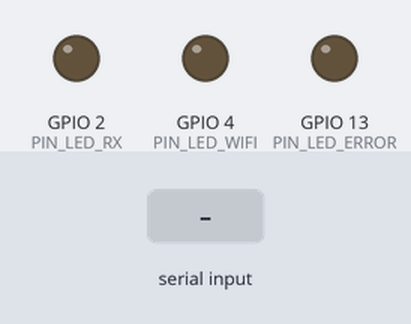
Bench run of a sketch on a simulated ESP32. On the bench: output pins drawn as LEDs (lit = HIGH). The test bench sets the inputs (shaded band). WiFi joins after 1.5 s; servers stay silent unless stated; uploads are accepted with an empty reply; what the sketch prints to the serial monitor is not drawn.

Above: at 1.3 s.
1.4 s: "STATUS\n" received over Serial
3.1 s: "TEST\n" received over Serial
At 3.8 s:
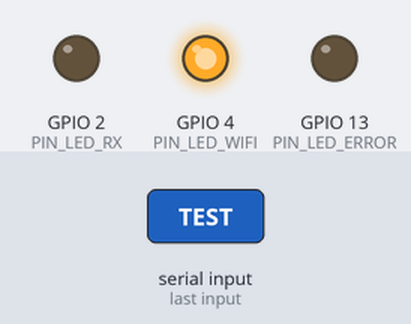
4.6 s: "HELP\n" received over Serial
Timing chart, 0 to 7.6 s (numbered marks = the images above; inputs shaded):
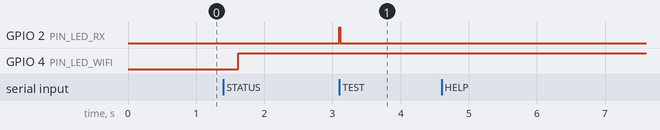

The sketch:

gateway_bridge.ino
```cpp
/**
 * MineGuard ESP32 Edge Gateway Bridge
 * Smart India Hackathon 2026 (Problem Statement 26025)
 * Moonidih Colliery Central Gateway (Node 3 / Surface Station)
 *
 * Features:
 * - 2.4 GHz ESP-NOW Mesh Packet Listener (Promiscuous & Unicast)
 * - CRC-16 CCITT Verification & Corruption Rejection
 * - Sequence Monotonicity & Deduplication Tracking
 * - Dual Stream Forwarding:
 *   1. High-speed USB Serial Bridge (115200 baud, newline-delimited JSON)
 *   2. Optional WiFi Station HTTP POST -> Surface Server (POST /api/readings)
 * - Interactive Serial Diagnostic Console (STATUS, DUMP, PING, TEST)
 */

#include <Arduino.h>
#include <WiFi.h>
#include <esp_now.h>
#include <esp_wifi.h>
#include <HTTPClient.h>

#include "config.h"
#include "mesh_packet.h"

// Gateway Performance & Reliability Counters
struct GatewayStats {
    uint32_t packets_received;
    uint32_t packets_valid;
    uint32_t packets_forwarded;
    uint32_t crc_errors;
    uint32_t duplicate_drops;
    uint32_t http_successes;
    uint32_t http_failures;
    uint32_t uptime_sec;
};

// Node Sequence Tracking for Deduplication
struct NodeTracker {
    char node_id[8];
    uint32_t last_sequence;
    uint32_t last_seen_ms;
    int16_t last_rssi;
};

static GatewayStats stats = {0};
static NodeTracker node_table[MAX_TRACKED_NODES];
static uint8_t tracked_node_count = 0;

// Circular Buffer for Outbound REST Queue (Non-blocking gateway flow)
#define PACKET_QUEUE_SIZE 16
static MeshPacket packet_queue[PACKET_QUEUE_SIZE];
static volatile uint8_t queue_head = 0;
static volatile uint8_t queue_tail = 0;

bool enqueue_packet(const MeshPacket *pkt) {
    uint8_t next_head = (queue_head + 1) % PACKET_QUEUE_SIZE;
    if (next_head == queue_tail) {
        return false; // Queue full
    }
    memcpy(&packet_queue[queue_head], pkt, sizeof(MeshPacket));
    queue_head = next_head;
    return true;
}

bool dequeue_packet(MeshPacket *pkt) {
    if (queue_head == queue_tail) {
        return false; // Queue empty
    }
    memcpy(pkt, &packet_queue[queue_tail], sizeof(MeshPacket));
    queue_tail = (queue_tail + 1) % PACKET_QUEUE_SIZE;
    return true;
}

// Convert MeshPacket to Canonical MineGuard JSON
String formatJsonPayload(const MeshPacket *pkt) {
    float tilt_x = (float)pkt->tilt_x_centi_deg / 100.0f;
    float tilt_y = (float)pkt->tilt_y_centi_deg / 100.0f;
    float temp_c = (float)pkt->temp_centi_c / 100.0f;
    float vib_g = (float)pkt->vibration_milli_g / 1000.0f;
    float batt_v = (float)pkt->battery_mv / 1000.0f;
    float disp_mm = (float)pkt->displacement_mm_x10 / 10.0f;

    String json = "{";
    json += "\"node_id\":\"" + String(pkt->node_id) + "\",";
    json += "\"gateway_id\":\"" + String(GATEWAY_NODE_ID) + "\",";
    json += "\"sequence\":" + String(pkt->sequence) + ",";
    json += "\"hop_count\":" + String(pkt->hop_count) + ",";
    json += "\"tilt_x_deg\":" + String(tilt_x, 3) + ",";
    json += "\"tilt_y_deg\":" + String(tilt_y, 3) + ",";
    json += "\"temperature_C\":" + String(temp_c, 1) + ",";
    json += "\"battery_v\":" + String(batt_v, 2) + ",";
    json += "\"vibration_g\":" + String(vib_g, 3) + ",";
    json += "\"displacement\":" + String(disp_mm, 2) + ",";
    json += "\"status_flags\":" + String(pkt->status_flags) + ",";
    json += "\"rssi\":" + String(pkt->rssi);
    json += "}";
    return json;
}

// Forward JSON to Surface Server via HTTP POST
bool sendHttpPost(const String &jsonPayload) {
    if (WiFi.status() != WL_CONNECTED) {
        return false;
    }

    HTTPClient http;
    http.begin(BACKEND_INGEST_URL);
    http.setTimeout(BACKEND_TIMEOUT_MS);
    http.addHeader("Content-Type", "application/json");

    int httpCode = http.POST(jsonPayload);
    bool success = (httpCode >= 200 && httpCode < 300);

    if (success) {
        stats.http_successes++;
    } else {
        stats.http_failures++;
        Serial.printf("[GATEWAY-HTTP] Failed (Code: %d)\n", httpCode);
    }

    http.end();
    return success;
}

// ESP-NOW Receive Callback
void onDataRecv(const uint8_t *mac, const uint8_t *data, int len) {
    stats.packets_received++;

    // 1. Validate payload length
    if (len != sizeof(MeshPacket)) {
        stats.crc_errors++;
        digitalWrite(PIN_LED_ERROR, HIGH);
        delayMicroseconds(500);
        digitalWrite(PIN_LED_ERROR, LOW);
        return;
    }

    const MeshPacket *pkt = (const MeshPacket*)data;

    // 2. Validate Magic Bytes and CRC-16 Checksum
    if (!validate_packet(pkt)) {
        stats.crc_errors++;
        Serial.printf("[GATEWAY-CRC-FAIL] Dropping corrupted packet from %s (CRC: 0x%04X)\n",
                      pkt->node_id, pkt->crc16);
        digitalWrite(PIN_LED_ERROR, HIGH);
        delayMicroseconds(500);
        digitalWrite(PIN_LED_ERROR, LOW);
        return;
    }

    // 3. Deduplication and Monotonic Sequence Check
    bool is_duplicate = false;
    int tracked_idx = -1;

    for (int i = 0; i < tracked_node_count; i++) {
        if (strncmp(node_table[i].node_id, pkt->node_id, sizeof(pkt->node_id)) == 0) {
            tracked_idx = i;
            if (pkt->sequence <= node_table[i].last_sequence && (node_table[i].last_sequence - pkt->sequence < 1000)) {
                is_duplicate = true;
            }
            break;
        }
    }

    if (is_duplicate) {
        stats.duplicate_drops++;
        return; // Drop duplicate transmission
    }

    // Update Node Tracking Table
    if (tracked_idx >= 0) {
        node_table[tracked_idx].last_sequence = pkt->sequence;
        node_table[tracked_idx].last_seen_ms = millis();
        node_table[tracked_idx].last_rssi = pkt->rssi;
    } else if (tracked_node_count < MAX_TRACKED_NODES) {
        strncpy(node_table[tracked_node_count].node_id, pkt->node_id, sizeof(node_table[0].node_id));
        node_table[tracked_node_count].last_sequence = pkt->sequence;
        node_table[tracked_node_count].last_seen_ms = millis();
        node_table[tracked_node_count].last_rssi = pkt->rssi;
        tracked_node_count++;
    }

    stats.packets_valid++;

    // Visual RX flash
    digitalWrite(PIN_LED_RX, HIGH);

    // 4. Stream 1: Forward over high-speed USB Serial Bridge
    String jsonString = formatJsonPayload(pkt);
    if (ENABLE_SERIAL_FORWARD) {
        Serial.println(jsonString);
    }

    // 5. Stream 2: Enqueue for WiFi HTTP REST Forwarder
    if (ENABLE_WIFI_REST_FORWARD) {
        enqueue_packet(pkt);
    }

    stats.packets_forwarded++;
    digitalWrite(PIN_LED_RX, LOW);
}

void setup() {
    Serial.begin(SERIAL_BAUD_RATE);
    delay(100);

    Serial.println("\n========================================================");
    Serial.println("  MineGuard ESP32 Edge Gateway Bridge (Node 3)");
    Serial.println("  Smart India Hackathon 2026 (Problem Statement 26025)");
    Serial.println("========================================================");

    pinMode(PIN_LED_RX, OUTPUT);
    pinMode(PIN_LED_ERROR, OUTPUT);
    pinMode(PIN_LED_WIFI, OUTPUT);
    digitalWrite(PIN_LED_RX, LOW);
    digitalWrite(PIN_LED_ERROR, LOW);
    digitalWrite(PIN_LED_WIFI, LOW);

    // Initialize WiFi in Dual Station Mode
    WiFi.mode(WIFI_STA);
    esp_wifi_set_channel(ESPNOW_WIFI_CHANNEL, WIFI_SECOND_CHAN_NONE);

    // Attempt optional WiFi connection if configured
    if (ENABLE_WIFI_REST_FORWARD && strlen(MINE_WIFI_SSID) > 0) {
        Serial.printf("[WIFI] Connecting to '%s'...\n", MINE_WIFI_SSID);
        WiFi.begin(MINE_WIFI_SSID, MINE_WIFI_PASS);
    }

    // Initialize ESP-NOW
    if (esp_now_init() != ESP_OK) {
        Serial.println("[ESPNOW] Init failed on Gateway!");
    } else {
        esp_now_register_recv_cb(onDataRecv);
        Serial.printf("[ESPNOW] Receiver active on 2.4 GHz Channel %d.\n", ESPNOW_WIFI_CHANNEL);
    }

    Serial.println("[GATEWAY] Ready. Listening for ESP-NOW MeshPackets...\n");
}

void loop() {
    // 1. Maintain WiFi Status LED
    if (WiFi.status() == WL_CONNECTED) {
        digitalWrite(PIN_LED_WIFI, HIGH);
    } else {
        digitalWrite(PIN_LED_WIFI, LOW);
    }

    // 2. Process Outbound REST Queue
    MeshPacket queued_pkt;
    if (dequeue_packet(&queued_pkt)) {
        if (WiFi.status() == WL_CONNECTED) {
            String json = formatJsonPayload(&queued_pkt);
            sendHttpPost(json);
        }
    }

    // 3. Handle Interactive Serial Commands from USB
    if (Serial.available()) {
        String cmd = Serial.readStringUntil('\n');
        cmd.trim();
        cmd.toUpperCase();

        if (cmd == "STATUS") {
            Serial.println("\n--- GATEWAY STATUS ---");
            Serial.printf("Packets RX: %u | Valid: %u | Forwarded: %u\n",
                          stats.packets_received, stats.packets_valid, stats.packets_forwarded);
            Serial.printf("CRC Errors: %u | Duplicate Drops: %u\n",
                          stats.crc_errors, stats.duplicate_drops);
            Serial.printf("HTTP Posts: %u Success / %u Failed\n",
                          stats.http_successes, stats.http_failures);
            Serial.printf("Active Mesh Nodes (%d):\n", tracked_node_count);
            for (int i = 0; i < tracked_node_count; i++) {
                Serial.printf("  - %s: Seq %u, RSSI %d dBm, Age %u ms\n",
                              node_table[i].node_id, node_table[i].last_sequence,
                              node_table[i].last_rssi, (uint32_t)(millis() - node_table[i].last_seen_ms));
            }
            Serial.println("----------------------\n");
        } else if (cmd == "TEST") {
            // Self-test injection of a mock MeshPacket
            MeshPacket testPkt;
            memset(&testPkt, 0, sizeof(MeshPacket));
            strncpy(testPkt.node_id, "NODE_01", sizeof(testPkt.node_id) - 1);
            strncpy(testPkt.gateway_id, "N3", sizeof(testPkt.gateway_id) - 1);
            testPkt.sequence = 999;
            testPkt.hop_count = 1;
            testPkt.tilt_x_centi_deg = 21;  // 0.21°
            testPkt.tilt_y_centi_deg = 13;  // 0.13°
            testPkt.tilt_mag_centi_deg = 25;// 0.25°
            testPkt.temp_centi_c = 2710;    // 27.1°C
            testPkt.vibration_milli_g = 40; // 0.040g
            testPkt.battery_mv = 3950;      // 3.95V
            testPkt.displacement_mm_x10 = 35; // 3.5mm
            finalize_packet(&testPkt);

            onDataRecv(NULL, (const uint8_t*)&testPkt, sizeof(MeshPacket));
        } else if (cmd == "HELP") {
            Serial.println("Supported Gateway Commands: STATUS, TEST, HELP");
        }
    }

    delay(10);
}
```

mesh_packet.h
```cpp
#ifndef MESH_PACKET_H
#define MESH_PACKET_H

#include <stdint.h>
#include <string.h>

/**
 * MineGuard ESP-NOW Mesh Packet Specification (SIH 2026 PS 26025)
 * Binary serialized telemetry payload transmitted over 2.4 GHz ESP-NOW wireless mesh.
 *
 * Strict struct packing ensures identical byte alignment between sender and receiver.
 * Maximum ESP-NOW payload is 250 bytes; this compact struct is 44 bytes.
 */

#define MINEGUARD_MAGIC_BYTE_0 0x4D // 'M'
#define MINEGUARD_MAGIC_BYTE_1 0x47 // 'G'
#define MINEGUARD_PROTOCOL_VERSION 0x01

// Packet Status Flags (Bitmask)
#define FLAG_ALARM_CRITICAL  (1 << 0) // Bit 0: Tilt or vibration exceeded critical limit
#define FLAG_ALARM_WARNING   (1 << 1) // Bit 1: Tilt or vibration in warning threshold
#define FLAG_LOW_BATTERY     (1 << 2) // Bit 2: Battery voltage < 3.3V (<15%)
#define FLAG_CRACK_TRIGGER   (1 << 3) // Bit 3: Hardware crack switch or shock trip
#define FLAG_RELAY_HOPPED    (1 << 4) // Bit 4: Packet was relayed by an intermediate node
#define FLAG_SENSOR_FAULT    (1 << 5) // Bit 5: MPU6050 or DS18B20 I2C/1-Wire read failure

#pragma pack(push, 1)
struct MeshPacket {
    uint8_t  magic[2];         // 0x4D, 0x47 ('MG')
    uint8_t  version;          // Protocol version (0x01)
    uint8_t  status_flags;     // Bitmask of status & alarm conditions
    char     node_id[8];       // Node ID null-terminated string (e.g. "NODE_01")
    char     gateway_id[8];    // Target or current gateway ID (e.g. "N3")
    uint32_t sequence;         // Incrementing transmission sequence counter
    uint8_t  hop_count;        // Number of relay hops traversed (0 = direct, max 5)
    int8_t   rssi;             // Signal strength in dBm (-30 to -95 dBm)
    int16_t  tilt_x_centi_deg; // Tilt X in centi-degrees (e.g. 125 = 1.25°)
    int16_t  tilt_y_centi_deg; // Tilt Y in centi-degrees (e.g. -85 = -0.85°)
    int16_t  tilt_mag_centi_deg;// Total composite vector tilt angle: sqrt(x^2 + y^2)
    int16_t  temp_centi_c;     // Temperature in centi-Celsius (e.g. 2680 = 26.8°C)
    uint16_t vibration_milli_g;// Dynamic vibration peak in milli-g (e.g. 45 = 0.045g)
    uint16_t battery_mv;       // Battery voltage in millivolts (e.g. 3920 = 3.92V)
    uint16_t displacement_mm_x10; // Estimated cumulative displacement in 0.1 mm
    uint16_t crc16;            // CCITT CRC-16 checksum across previous bytes
};
#pragma pack(pop)

/**
 * Standard CRC-16 CCITT Calculation (Polynomial 0x1021, Initial 0xFFFF)
 */
inline uint16_t calculate_crc16(const uint8_t *data, size_t length) {
    uint16_t crc = 0xFFFF;
    for (size_t i = 0; i < length; i++) {
        crc ^= (uint16_t)data[i] << 8;
        for (uint8_t j = 0; j < 8; j++) {
            if (crc & 0x8000) {
                crc = (crc << 1) ^ 0x1021;
            } else {
                crc = crc << 1;
            }
        }
    }
    return crc;
}

/**
 * Validates a received mesh packet's magic header and CRC-16
 */
inline bool validate_packet(const MeshPacket *pkt) {
    if (pkt->magic[0] != MINEGUARD_MAGIC_BYTE_0 || pkt->magic[1] != MINEGUARD_MAGIC_BYTE_1) {
        return false;
    }
    if (pkt->version != MINEGUARD_PROTOCOL_VERSION) {
        return false;
    }
    size_t payload_len = sizeof(MeshPacket) - sizeof(uint16_t);
    uint16_t calculated = calculate_crc16((const uint8_t*)pkt, payload_len);
    return calculated == pkt->crc16;
}

/**
 * Finalizes packet preparation: calculates and stamps the CRC16 field
 */
inline void finalize_packet(MeshPacket *pkt) {
    pkt->magic[0] = MINEGUARD_MAGIC_BYTE_0;
    pkt->magic[1] = MINEGUARD_MAGIC_BYTE_1;
    pkt->version = MINEGUARD_PROTOCOL_VERSION;
    size_t payload_len = sizeof(MeshPacket) - sizeof(uint16_t);
    pkt->crc16 = calculate_crc16((const uint8_t*)pkt, payload_len);
}

#endif // MESH_PACKET_H
```

config.h
```cpp
#ifndef GATEWAY_CONFIG_H
#define GATEWAY_CONFIG_H

#include <stdint.h>

/**
 * MineGuard ESP32 Edge Gateway Bridge Configuration
 * Smart India Hackathon 2026 (Problem Statement 26025)
 * Moonidih Colliery Central Gateway (Node 3 / Surface Station)
 */

#define GATEWAY_NODE_ID          "N3"          // Root Gateway ID
#define ESPNOW_WIFI_CHANNEL      6             // 2437 MHz (standard industrial channel)
#define SERIAL_BAUD_RATE         115200        // High-speed USB serial bridge baud

// Gateway Forwarding Targets
#define ENABLE_SERIAL_FORWARD    true          // Stream newline-delimited JSON over USB
#define ENABLE_WIFI_REST_FORWARD true          // Direct HTTP POST to MineGuard backend

// Optional WiFi AP Credentials (for standalone field operation or mine LAN)
#define MINE_WIFI_SSID           "MineGuard_Field_AP"
#define MINE_WIFI_PASS           "MineGuard2026!"

// MineGuard Surface Backend Server URL
#define BACKEND_INGEST_URL       "http://192.168.1.100:5000/api/readings"
#define BACKEND_TIMEOUT_MS       3000

// Diagnostic Hardware Pins
#define PIN_LED_RX               2             // Blue LED: flashes on valid mesh packet receipt
#define PIN_LED_ERROR            13            // Red LED: flashes on CRC or sequence violation
#define PIN_LED_WIFI             4             // Green LED: solid when WiFi linked to backend

// Mesh Cache & Deduplication
#define MAX_TRACKED_NODES        16
#define DEDUPLICATION_WINDOW     32

#endif // GATEWAY_CONFIG_H
```

Measured:
- after the input at 3.1 s, GPIO 2 (PIN_LED_RX): LOW → HIGH at once, → LOW 0.01 s later
- after the input at 4.6 s, every drawn part: stays the same
